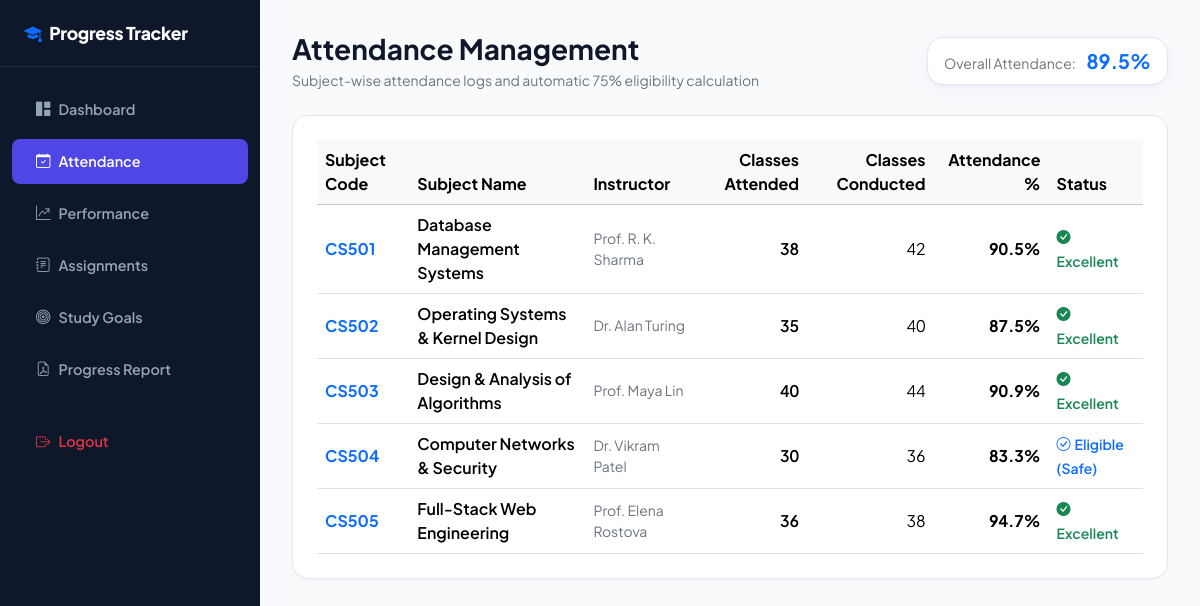
/attendance (signed in), run on the app's committed database.
### tables this page shows
CREATE TABLE Attendance (
            id INTEGER PRIMARY KEY AUTOINCREMENT,
            student_id INTEGER NOT NULL,
            subject_id INTEGER NOT NULL,
            classes_attended INTEGER NOT NULL DEFAULT 0,
            classes_conducted INTEGER NOT NULL DEFAULT 0,
            last_updated DATE DEFAULT CURRENT_DATE,
            UNIQUE(student_id, subject_id),
            FOREIGN KEY (student_id) REFERENCES Students(id) ON DELETE CASCADE,
            FOREIGN KEY (subject_id) REFERENCES Subjects(id) ON DELETE CASCADE
        );

CREATE TABLE Subjects (
            id INTEGER PRIMARY KEY AUTOINCREMENT,
            subject_code TEXT UNIQUE NOT NULL,
            subject_name TEXT NOT NULL,
            credits INTEGER NOT NULL DEFAULT 4,
            semester INTEGER NOT NULL DEFAULT 5,
            instructor TEXT NOT NULL
        );

### app.py (the view)
@app.route("/attendance")
@login_required
def attendance():
    student_id = request.args.get("student_id", session["user_id"], type=int)
    conn = get_db_connection()
    data = get_student_summary(conn, student_id)
    conn.close()
    return render_template("attendance.html", **data)

### app.py (called while the page is built)
def login_required(f):
    @wraps(f)
    def decorated_function(*args, **kwargs):
        if "user_id" not in session:
            flash("Please log in to access this page.", "warning")
            return redirect(url_for("login"))
        return f(*args, **kwargs)
    return decorated_function

### database.py (called while the page is built)
def get_db_connection():
    os.makedirs(DB_DIR, exist_ok=True)
    conn = sqlite3.connect(DB_PATH)
    conn.row_factory = sqlite3.Row
    conn.execute("PRAGMA foreign_keys = ON;")
    return conn

### templates/attendance.html (shortened to what this page needs)
<!DOCTYPE html>
<html lang="en">
<head>
  <link href="https://cdn.jsdelivr.net/npm/bootstrap@5.3.3/dist/css/bootstrap.min.css" rel="stylesheet" />
  <link href="https://cdn.jsdelivr.net/npm/bootstrap-icons@1.11.3/font/bootstrap-icons.css" rel="stylesheet" />
  <link rel="stylesheet" href="{{ url_for('static', filename='css/style.css') }}" />
</head>
<body>
  <aside class="sidebar-wrapper">
    <a href="{{ url_for('dashboard') }}" class="sidebar-brand">
      <i class="bi bi-mortarboard-fill text-primary me-2"></i>Progress Tracker
    </a>
    <nav class="nav flex-column sidebar-nav mt-3">
      <a class="nav-link" href="{{ url_for('dashboard') }}"><i class="bi bi-grid-1x2-fill me-2"></i>Dashboard</a>
      <a class="nav-link active" href="{{ url_for('attendance') }}"><i class="bi bi-calendar-check me-2"></i>Attendance</a>
      <a class="nav-link" href="{{ url_for('performance') }}"><i class="bi bi-graph-up-arrow me-2"></i>Performance</a>
      <a class="nav-link" href="{{ url_for('assignments') }}"><i class="bi bi-journal-text me-2"></i>Assignments</a>
      <a class="nav-link" href="{{ url_for('goals') }}"><i class="bi bi-bullseye me-2"></i>Study Goals</a>
      <a class="nav-link" href="{{ url_for('reports') }}"><i class="bi bi-file-earmark-pdf me-2"></i>Progress Report</a>
      <a class="nav-link text-danger mt-4" href="{{ url_for('logout') }}"><i class="bi bi-box-arrow-right me-2"></i>Logout</a>
    </nav>
  </aside>
  <main class="main-content">
    <div class="d-flex justify-content-between align-items-center mb-4">
      <div>
        <h3 class="fw-bold mb-1">Attendance Management</h3>
        <p class="text-secondary small mb-0">Subject-wise attendance logs and automatic 75% eligibility calculation</p>
      </div>
      <div class="stat-card py-2 px-3">
        <span class="small text-secondary me-2">Overall Attendance:</span>
        <strong class="fs-5 text-primary tabular-nums">{{ overall_attendance_pct }}%</strong>
      </div>
    </div>
    <div class="card-custom p-4">
      <div class="table-responsive">
        <table class="table align-middle mb-0">
          <thead class="table-light">
            <tr>
              <th>Subject Code</th>
              <th>Subject Name</th>
              <th>Instructor</th>
              <th class="text-end">Classes Attended</th>
              <th class="text-end">Classes Conducted</th>
              <th class="text-end">Attendance %</th>
              <th>Status</th>
            </tr>
          </thead>
          <tbody>
            {% for row in attendance_rows %}
              {% set pct = ((row.classes_attended / row.classes_conducted) * 100)|round(1) if row.classes_conducted > 0 else 0 %}
              <tr>
                <td class="fw-bold text-primary">{{ row.subject_code }}</td>
                <td class="fw-semibold">{{ row.subject_name }}</td>
                <td class="text-secondary small">{{ row.instructor }}</td>
                <td class="text-end tabular-nums fw-semibold">{{ row.classes_attended }}</td>
                <td class="text-end tabular-nums">{{ row.classes_conducted }}</td>
                <td class="text-end tabular-nums fw-bold">{{ pct }}%</td>
                <td>
                  {% if pct >= 85 %}
                    <span class="text-success fw-semibold small"><i class="bi bi-check-circle-fill me-1"></i>Excellent</span>
                  {% elif pct >= 75 %}
                    <span class="text-primary fw-semibold small"><i class="bi bi-check-circle me-1"></i>Eligible (Safe)</span>
                  {% else %}
                    <span class="text-danger fw-semibold small"><i class="bi bi-exclamation-triangle-fill me-1"></i>Shortage (&lt;75%)</span>
                  {% endif %}
                </td>
              </tr>
            {% endfor %}
          </tbody>
        </table>
      </div>
    </div>
  </main>
</body>
</html>

### static/css/style.css (style rules this page uses)
:root { --primary-indigo: #4f46e5; --primary-indigo-dark: #3525cd; --emerald-green: #10b981; --amber-warn: #f59e0b; --crimson-danger: #ba1a1a; --slate-bg: #f8fafc; --slate-card: #ffffff; --slate-text: #0f172a; --slate-muted: #64748b; --border-light: #e2e8f0; }
body { font-family: 'Plus Jakarta Sans', -apple-system, BlinkMacSystemFont, 'Segoe UI', Roboto, sans-serif; background-color: var(--slate-bg); color: var(--slate-text); min-height: 100vh; }
.sidebar-wrapper { width: 260px; min-height: 100vh; background-color: #0f172a; color: #f8fafc; position: fixed; top: 0; left: 0; z-index: 1000; transition: transform 0.2s ease; }
.sidebar-brand { padding: 1.25rem 1.5rem; border-bottom: 1px solid rgba(255, 255, 255, 0.08); font-weight: 800; font-size: 1.1rem; letter-spacing: -0.02em; color: #ffffff; text-decoration: none; display: block; }
.sidebar-nav .nav-link { color: #94a3b8; padding: 0.75rem 1.5rem; font-weight: 600; font-size: 0.9rem; border-radius: 0.5rem; margin: 0.2rem 0.75rem; transition: all 0.15s ease; }
.sidebar-nav .nav-link:hover, .sidebar-nav .nav-link.active { background-color: var(--primary-indigo); color: #ffffff; }
.main-content { margin-left: 260px; padding: 2rem; }
.stat-card { background: var(--slate-card); border: 1px solid var(--border-light); border-radius: 1rem; padding: 1.25rem 1.5rem; box-shadow: 0 1px 3px rgba(15, 23, 42, 0.04), 0 6px 16px rgba(79, 70, 229, 0.04); transition: transform 0.15s ease; }
.card-custom { background: var(--slate-card); border: 1px solid var(--border-light); border-radius: 1rem; box-shadow: 0 1px 3px rgba(15, 23, 42, 0.04); }
.tabular-nums { font-variant-numeric: tabular-nums; }

### data on the page
Attendance: subject_code "CS501", subject_name "Database Management Systems", instructor "Prof. R. K. Sharma", classes_attended "38", classes_conducted "42", pct "90.5", shows "Excellent"
Attendance: subject_code "CS502", subject_name "Operating Systems & Kernel Design", instructor "Dr. Alan Turing", classes_attended "35", classes_conducted "40", pct "87.5", shows "Excellent"
Attendance: subject_code "CS503", subject_name "Design & Analysis of Algorithms", instructor "Prof. Maya Lin", classes_attended "40", classes_conducted "44", pct "90.9", shows "Excellent"
Attendance: subject_code "CS504", subject_name "Computer Networks & Security", instructor "Dr. Vikram Patel", classes_attended "30", classes_conducted "36", pct "83.3", shows "Eligible (Safe)"
Attendance: subject_code "CS505", subject_name "Full-Stack Web Engineering", instructor "Prof. Elena Rostova", classes_attended "36", classes_conducted "38", pct "94.7", shows "Excellent"

### other printed values
{{ overall_attendance_pct }} "89.5"
